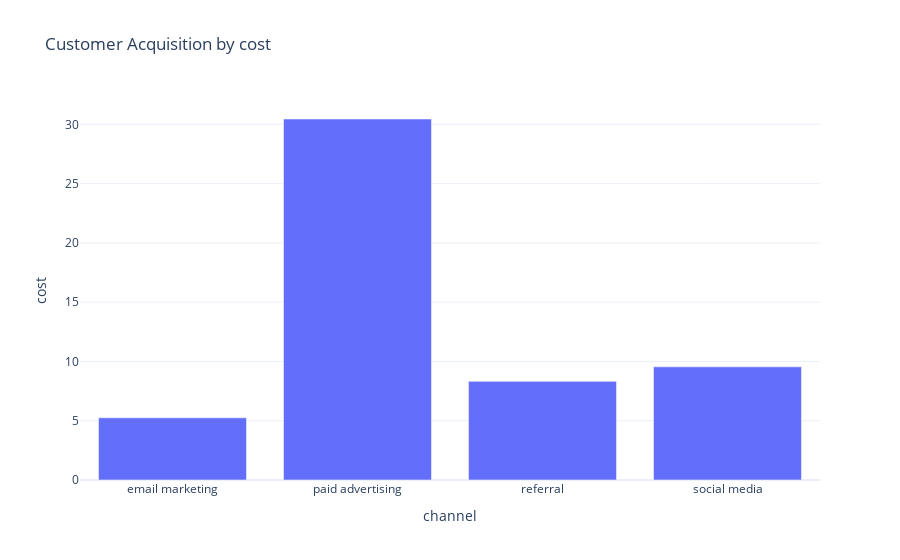

This figure's notebook cell:
### Code cell
px.bar(cost_by_channel,x='channel',y='cost',title='Customer Acquisition by cost')

### Figure 1 — Plotly figure (JSON) as saved in the notebook; plotly's stock layout.template omitted (floating-point values rounded to 4 significant figures)
{"data": [{"alignmentgroup": "True", "hovertemplate": "channel=%{x}<br>cost=%{y}<extra></extra>", "legendgroup": "", "marker": {"color": "#636efa", "pattern": {"shape": ""}}, "name": "", "offsetgroup": "", "orientation": "v", "showlegend": false, "textposition": "auto", "type": "bar", "x": ["email marketing", "paid advertising", "referral", "social media"], "xaxis": "x", "y": [5.246, 30.45, 8.32, 9.546], "yaxis": "y"}], "layout": {"barmode": "relative", "legend": {"tracegroupgap": 0}, "title": {"text": "Customer Acquisition by cost"}, "xaxis": {"anchor": "y", "domain": [0, 1], "title": {"text": "channel"}}, "yaxis": {"anchor": "x", "domain": [0, 1], "title": {"text": "cost"}}}}
